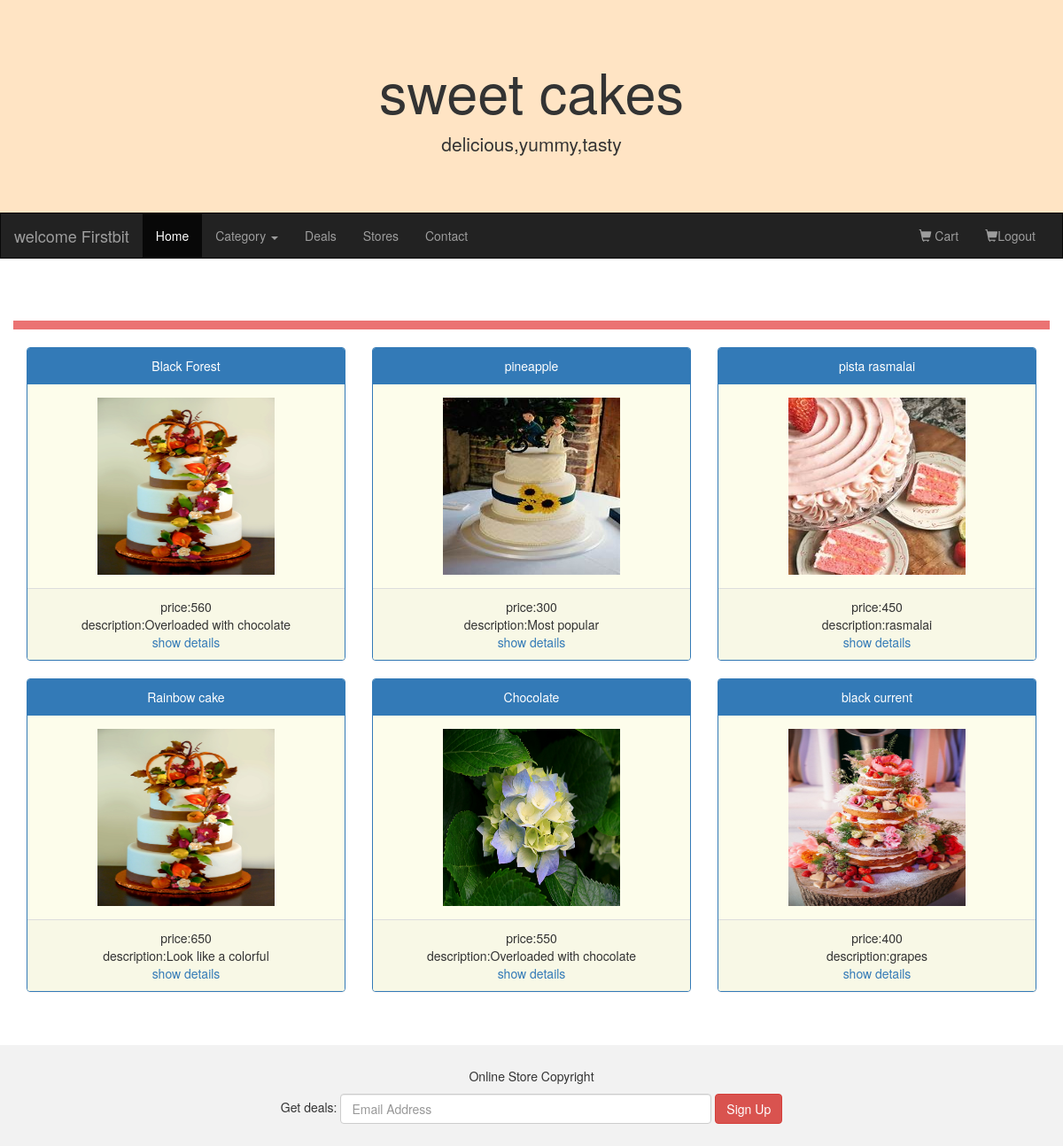
Screenshot of / (signed in) with the database file from the repository.
### AdminApp/models.py (models this page shows, shortened)
class Cake(models.Model):
    cname = models.CharField(max_length=20)
    cake_image = models.ImageField(default="abc.jpg",upload_to="images")
    price = models.FloatField(default=100)
    description = models.CharField(max_length=20)
    category = models.ForeignKey(Category,on_delete=models.CASCADE)
    class Meta:
        db_table = "Cake"

### UserApp/views.py (the view)
# urls.py: path('',views.Home),
def Home(request):
      cats=Category.objects.all()
      cakes=Cake.objects.all()
      return  render(request,"master.html",{"cats":cats,"cakes":cakes})

### UserApp/templates/master.html (shortened to what this page needs)
<!DOCTYPE html>
<html lang="en">
<head>
  <link rel="stylesheet" href="https://maxcdn.bootstrapcdn.com/bootstrap/3.4.1/css/bootstrap.min.css">
</head>
<body>
<div class="jumbotron" style="background-color: bisque;">
  <div class="container text-center">
    <h1>sweet cakes</h1>
    <p>delicious,yummy,tasty</p>
  </div>
</div>
<nav class="navbar navbar-inverse">
  <div class="container-fluid">
    <div class="navbar-header">
      {%if "uname" in request.session%}
      <a class="navbar-brand" href="#">welcome {{request.session.uname}}</a>
      {%else%}
      <a class="navbar-brand" href="#">sweet cakes</a>
      {%endif%}
    </div>
    <div class="collapse navbar-collapse" id="myNavbar">
      <ul class="nav navbar-nav">
        <li class="active"><a href="/">Home</a></li>
        <li class="dropdown">
            <a class=" dropdown-toggle"  data-toggle="dropdown" href="#">Category
            <span class="caret"></span></a>
          </li>
        <li><a href="#">Deals</a></li>
        <li><a href="#">Stores</a></li>
        <li><a href="#">Contact</a></li>
      </ul>
      <ul class="nav navbar-nav navbar-right">
        {%if "uname" in request.session%}
        <li><a href="/showAllCartItems"><span class="glyphicon glyphicon-shopping-cart"></span> Cart</a></li>
        <li><a href="/Logout"><span class="glyphicon glyphicon-shopping-cart"></span>Logout</a></li>
        {%else%}
        <li><a href="/Login"><span class="glyphicon glyphicon-user"></span>Login</a></li>
        <li><a href="/Signup"><span class="glyphicon glyphicon-user"></span>Signup</a></li>
        {%endif%}
      </ul>
    </div>
  </div>
</nav>
{%block master%}
<div class="container">
      <div class="row">
        <hr style="border-width: 10px;border-color: rgb(235, 115, 115);"/>
            {%for cake in cakes%}
            <center>
        <div class="col-sm-4">
          <div class="panel panel-primary" style="background-color:rgb(253, 253, 235) ">
            <div class="panel-heading">{{cake.cname}}</div>
            <div class="panel-body"><img src="{{cake.cake_image.url}}" class="img-responsive" style="width:200px;height: 200px;" alt="Image"></div>
            <div class="panel-footer" style="background-color:rgb(248, 248, 230);">
                  price:{{cake.price}}<br/>description:{{cake.description}}
            <br/><a href="/showDetails/{{cake.id}}">show details</a>
            </div>
          </div>
        </div>
      </center>
        {%endfor%}
      </div>
    </div>
{%endblock%}
<br><br>
<footer class="container-fluid text-center">
  <p>Online Store Copyright</p>
  <form class="form-inline">Get deals:
    <input type="email" class="form-control" size="50" placeholder="Email Address">
    <button type="button" class="btn btn-danger">Sign Up</button>
  </form>
</footer>
</body>
</html>

### UserApp/templates/master.html (style rules this page uses)
.navbar { margin-bottom: 50px; border-radius: 0; }
.jumbotron { margin-bottom: 0; }
footer { background-color: #f2f2f2; padding: 25px; }

### rows the page displays
Cake: cname "Black Forest", cake_image (picture), price "560", description "Overloaded with chocolate"
Cake: cname "pineapple", cake_image (picture), price "300", description "Most popular"
Cake: cname "pista rasmalai", cake_image (picture), price "450", description "rasmalai"
Cake: cname "Rainbow cake", cake_image (picture), price "650", description "Look like a colorful"
Cake: cname "Chocolate", cake_image (picture), price "550", description "Overloaded with chocolate"
Cake: cname "black current", cake_image (picture), price "400", description "grapes"

### other values shown
{{ request.session.uname }} "Firstbit"
